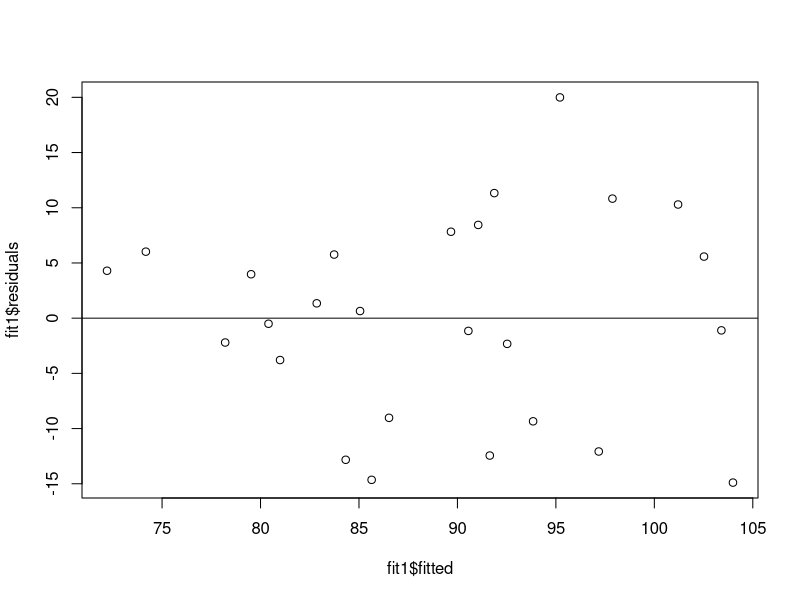

Source code (R):
p2 <- read.csv("Final Problem 2 Dataset.csv", header=TRUE)
fit1 <- lm(y ~ acid.temp + acid.conc + water.temp + sulf.conc + amt.bl., data=p2)
summary(fit1)

plot(fit1$fitted, fit1$residuals, )
abline(0,0)
